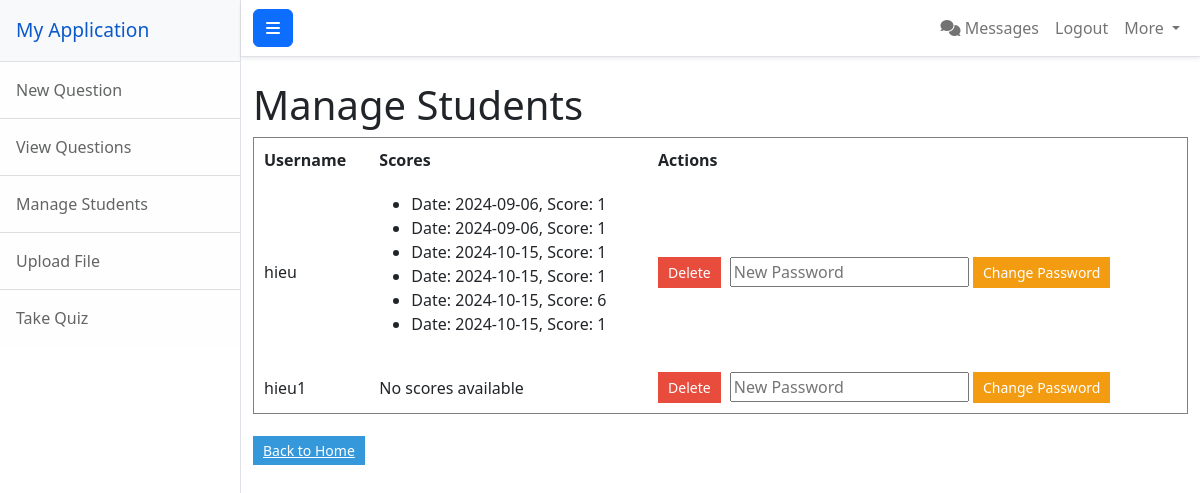
The app's page /manage_students (signed in) with its own data.
### app.py (models this page shows, shortened)
class User(UserMixin, db.Model):
    __bind_key__ = 'user'
    id = db.Column(db.Integer, primary_key=True)
    username = db.Column(db.String(150), unique=True, nullable=False)
    password_hash = db.Column(db.String(150), nullable=False)
    is_admin = db.Column(db.Boolean, default=False)  # Add this line
    quiz_scores = db.relationship('QuizScore', backref='user', lazy=True, cascade="all, delete-orphan")

class QuizScore(db.Model):
    __bind_key__ = 'user'
    id = db.Column(db.Integer, primary_key=True)
    user_id = db.Column(db.Integer, db.ForeignKey('user.id', ondelete="CASCADE"), nullable=False)
    score = db.Column(db.Integer, nullable=False)
    date_taken = db.Column(db.DateTime, default=lambda: datetime.utcnow().replace(tzinfo=pytz.UTC))

### app.py (the view, shortened to what this page needs)
@app.route('/manage_students', methods=['GET', 'POST'])
@login_required
@admin_required
def manage_students():
    users = User.query.all()
    return render_template('manage_students.html', users=users)

### app.py (called while the page is built)
@login_manager.user_loader
def load_user(user_id):
    return User.query.get(int(user_id))

def admin_required(f):
    @wraps(f)
    def decorated_function(*args, **kwargs):
        if not current_user.is_admin:
            flash('You do not have permission to access this page.')
            return redirect(url_for('layout'))
        return f(*args, **kwargs)
    return decorated_function

### templates/manage_students.html (shortened to what this page needs)
{% extends "layout.html" %}
{% block content %}
<html lang="en">
<head>
</head>
<body>
    <h1>Manage Students</h1>
    <table border="1" cellpadding="10" cellspacing="0" style="width: 100%;">
        <thead>
            <tr>
                <th>Username</th>
                <th>Scores</th>
                <th>Actions</th>
            </tr>
        </thead>
        <tbody>
            {% for user in users %}
            <tr>
                <td>{{ user.username }}</td>
                <td>
                    {% if user.quiz_scores %}
                        <ul>
                        {% for score in user.quiz_scores %}
                            <li>Date: {{ score.date_taken.strftime('%Y-%m-%d') }}, Score: {{ score.score }}</li>
                        {% endfor %}
                        </ul>
                    {% else %}
                        No scores available
                    {% endif %}
                </td>
                <td>
                    <form action="{{ url_for('admin_delete_user', user_id=user.id) }}" method="POST" style="display:inline;">
                        <button type="submit" class="action-btn delete-btn" onclick="return confirm('Are you sure you want to delete this user?');">Delete</button>
                    </form>
                    <form action="{{ url_for('change_password', user_id=user.id) }}" method="POST" style="display:inline;">
                        <input type="password" name="new_password" placeholder="New Password" required>
                        <button type="submit" class="action-btn password-btn">Change Password</button>
                    </form>
                </td>
            </tr>
            {% endfor %}
        </tbody>
    </table>
    <br>
    <a href="{{ url_for('layout') }}" class="action-btn primary-btn">Back to Home</a>
</body>
</html>
{% endblock %}

### templates/layout.html (shortened to what this page needs)
<!DOCTYPE html>
<html lang="en">
<head>
    <link href="{{ url_for('static', filename='css/styles.css') }}" rel="stylesheet"/>
    <link href="https://cdnjs.cloudflare.com/ajax/libs/font-awesome/6.0.0-beta3/css/all.min.css" rel="stylesheet"/>
</head>
<body>
<div class="d-flex" id="wrapper">
    {% if current_user.is_authenticated %}
        {% include 'parts/nav.html' %}
    {% endif %}
    <div id="page-content-wrapper" class="flex-grow-1">
        <nav class="navbar navbar-expand-lg navbar-light bg-white shadow-sm border-bottom">
            <div class="container-fluid">
                <button class="btn btn-primary" id="sidebarToggle">
                    <i class="fas fa-bars"></i>
                </button>
                <div class="collapse navbar-collapse" id="navbarSupportedContent">
                    <ul class="navbar-nav ms-auto">
                        {% if current_user.is_admin %}
                            <li class="nav-item">
                                <a class="nav-link" href="{{ url_for('view_admin_messages') }}">
                                    <i class="fas fa-comments"></i> Messages
                                </a>
                            </li>
                        {% endif %}
                        <li class="nav-item">
                            <a class="nav-link" href="{{ url_for('logout') }}">Logout</a>
                        </li>
                        <li class="nav-item dropdown">
                            <a class="nav-link dropdown-toggle" id="navbarDropdown" href="#" role="button" data-bs-toggle="dropdown" aria-haspopup="true" aria-expanded="false">
                                More
                            </a>
                        </li>
                    </ul>
                </div>
            </div>
        </nav>
        <div class="container-fluid py-4">
            {% block content %}
            {% endblock %}
        </div>
    </div>
</div>
</body>
</html>

### templates/parts/nav.html
<div class="border-end bg-white" id="sidebar-wrapper">
    <a href="{{ url_for('layout') }}" class="sidebar-heading border-bottom bg-light text-decoration-none d-block p-3">My Application</a>
    <div class="list-group list-group-flush">
        {% if current_user.is_admin %}
            <a class="list-group-item list-group-item-action list-group-item-light p-3" href="{{ url_for('submit_quiz') }}">New Question</a>
            <a class="list-group-item list-group-item-action list-group-item-light p-3" href="{{ url_for('view_quiz') }}">View Questions</a>
            <a class="list-group-item list-group-item-action list-group-item-light p-3" href="{{ url_for('manage_students') }}">Manage Students</a>
            <a class="list-group-item list-group-item-action list-group-item-light p-3" href="{{ url_for('upload_questions') }}">Upload File</a>
        {% endif %}
        <a class="list-group-item list-group-item-action list-group-item-light p-3" href="{{ url_for('take_quiz') }}">Take Quiz</a>
    </div>
</div>

### templates/manage_students.html (style rules this page uses)
.action-btn { padding: 5px 10px; margin-right: 5px; border: none; cursor: pointer; font-size: 14px; }
.delete-btn { background-color: #e74c3c; color: white; }
.password-btn { background-color: #f39c12; color: white; }
.primary-btn { background-color: #3498db; color: white; }

### records on screen
User: username "hieu"
QuizScore: date_taken "2024-09-06", score "1"
QuizScore: date_taken "2024-09-06", score "1"
QuizScore: date_taken "2024-10-15", score "1"
QuizScore: date_taken "2024-10-15", score "1"
QuizScore: date_taken "2024-10-15", score "6"
QuizScore: date_taken "2024-10-15", score "1"
User: username "hieu1", shows "No scores available"
